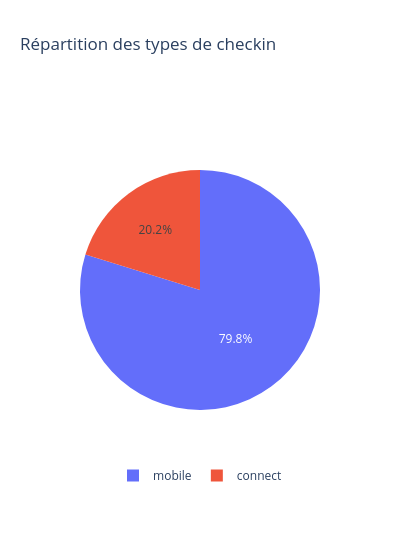

Write notebook code for a chart like this one.
### Markdown cell above
#### répartition des locations par mode de checkin (`checkin_type`)

### Code cell
checkin_counts = dfda['checkin_type'].value_counts().rename_axis('checkin_type').reset_index(name='count')
print(checkin_counts)
fig = px.pie(checkin_counts, names='checkin_type', values='count', title='Répartition des types de checkin', width=400)
fig.update_layout(legend=dict(orientation='h', yanchor='top', y=0.05, xanchor='center', x=0.5))
fig.show()

### Figure 1 — Plotly figure (JSON) as saved in the notebook; plotly's stock layout.template omitted (floating-point values rounded to 4 significant figures)
{"data": [{"domain": {"x": [0, 1], "y": [0, 1]}, "hovertemplate": "checkin_type=%{label}<br>count=%{value}<extra></extra>", "labels": ["mobile", "connect"], "legendgroup": "", "name": "", "showlegend": true, "type": "pie", "values": [17003, 4307]}], "layout": {"legend": {"orientation": "h", "tracegroupgap": 0, "x": 0.5, "xanchor": "center", "y": 0.05, "yanchor": "top"}, "title": {"text": "Répartition des types de checkin"}, "width": 400}}
